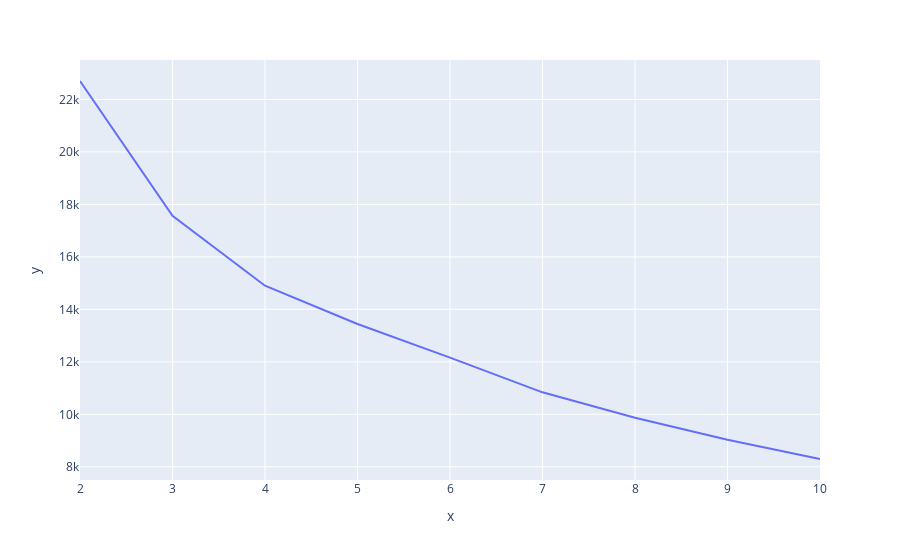

Write notebook code for a chart like this one.
### Code cell
px.line(x=range(2,11), y=wcss)

### Figure 1 — Plotly figure (JSON) as saved in the notebook; plotly's stock layout.template omitted (floating-point values rounded to 4 significant figures)
{"data": [{"hovertemplate": "x=%{x}<br>y=%{y}<extra></extra>", "legendgroup": "", "line": {"color": "#636efa", "dash": "solid"}, "marker": {"symbol": "circle"}, "mode": "lines", "name": "", "orientation": "v", "showlegend": false, "type": "scatter", "x": [2, 3, 4, 5, 6, 7, 8, 9, 10], "xaxis": "x", "y": [22700.0, 17570.0, 14900.0, 13440.0, 12160.0, 10840.0, 9870.0, 9031.0, 8296.0], "yaxis": "y"}], "layout": {"legend": {"tracegroupgap": 0}, "margin": {"t": 60}, "xaxis": {"anchor": "y", "domain": [0, 1], "title": {"text": "x"}}, "yaxis": {"anchor": "x", "domain": [0, 1], "title": {"text": "y"}}}}
